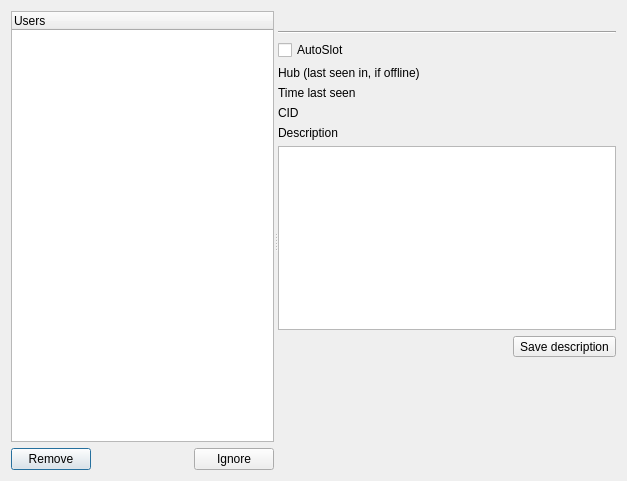
<ui version="4.0" >
 <class>mdi_FavUsers</class>
 <widget class="QDialog" name="mdi_FavUsers" >
  <property name="geometry" >
   <rect>
    <x>0</x>
    <y>0</y>
    <width>627</width>
    <height>481</height>
   </rect>
  </property>
  <property name="sizePolicy" >
   <sizepolicy vsizetype="Preferred" hsizetype="Preferred" >
    <horstretch>0</horstretch>
    <verstretch>0</verstretch>
   </sizepolicy>
  </property>
  <property name="windowTitle" >
   <string>Favorite Users</string>
  </property>
  <layout class="QGridLayout" >
   <item row="0" column="0" >
    <widget class="QSplitter" name="splitter" >
     <property name="orientation" >
      <enum>Qt::Horizontal</enum>
     </property>
     <widget class="QWidget" name="layoutWidget" >
      <layout class="QVBoxLayout" >
       <item>
        <widget class="QDLTreeWidget" name="list" >
         <property name="selectionMode" >
          <enum>QAbstractItemView::ExtendedSelection</enum>
         </property>
         <property name="rootIsDecorated" >
          <bool>false</bool>
         </property>
         <column>
          <property name="text" >
           <string>Users</string>
          </property>
         </column>
        </widget>
       </item>
       <item>
        <layout class="QHBoxLayout" >
         <item>
          <widget class="QPushButton" name="btn_Delete" >
           <property name="text" >
            <string>Remove</string>
           </property>
          </widget>
         </item>
         <item>
          <spacer>
           <property name="orientation" >
            <enum>Qt::Horizontal</enum>
           </property>
           <property name="sizeHint" >
            <size>
             <width>40</width>
             <height>20</height>
            </size>
           </property>
          </spacer>
         </item>
         <item>
          <widget class="QPushButton" name="btn_Ignore" >
           <property name="text" >
            <string>Ignore</string>
           </property>
          </widget>
         </item>
        </layout>
       </item>
      </layout>
     </widget>
     <widget class="QWidget" name="layoutWidget768" >
      <layout class="QVBoxLayout" >
       <item>
        <widget class="QLabel" name="currentLabel" >
         <property name="text" >
          <string/>
         </property>
        </widget>
       </item>
       <item>
        <widget class="Line" name="line" >
         <property name="orientation" >
          <enum>Qt::Horizontal</enum>
         </property>
        </widget>
       </item>
       <item>
        <layout class="QVBoxLayout" >
         <item>
          <widget class="QCheckBox" name="cb_AutoSlot" >
           <property name="text" >
            <string>AutoSlot</string>
           </property>
          </widget>
         </item>
         <item>
          <layout class="QHBoxLayout" >
           <item>
            <widget class="QLabel" name="label_2" >
             <property name="minimumSize" >
              <size>
               <width>150</width>
               <height>0</height>
              </size>
             </property>
             <property name="text" >
              <string>Hub (last seen in, if offline)</string>
             </property>
            </widget>
           </item>
           <item>
            <widget class="QLabel" name="lbl_Hub" >
             <property name="sizePolicy" >
              <sizepolicy vsizetype="Preferred" hsizetype="Expanding" >
               <horstretch>0</horstretch>
               <verstretch>0</verstretch>
              </sizepolicy>
             </property>
             <property name="text" >
              <string/>
             </property>
            </widget>
           </item>
          </layout>
         </item>
         <item>
          <layout class="QHBoxLayout" >
           <item>
            <widget class="QLabel" name="label_5" >
             <property name="minimumSize" >
              <size>
               <width>150</width>
               <height>0</height>
              </size>
             </property>
             <property name="text" >
              <string>Time last seen</string>
             </property>
            </widget>
           </item>
           <item>
            <widget class="QLabel" name="lbl_time" >
             <property name="sizePolicy" >
              <sizepolicy vsizetype="Preferred" hsizetype="Expanding" >
               <horstretch>0</horstretch>
               <verstretch>0</verstretch>
              </sizepolicy>
             </property>
             <property name="text" >
              <string/>
             </property>
            </widget>
           </item>
          </layout>
         </item>
         <item>
          <layout class="QHBoxLayout" >
           <item>
            <widget class="QLabel" name="label_4" >
             <property name="minimumSize" >
              <size>
               <width>150</width>
               <height>0</height>
              </size>
             </property>
             <property name="text" >
              <string>CID</string>
             </property>
            </widget>
           </item>
           <item>
            <widget class="QLabel" name="lbl_CID" >
             <property name="sizePolicy" >
              <sizepolicy vsizetype="Preferred" hsizetype="Expanding" >
               <horstretch>0</horstretch>
               <verstretch>0</verstretch>
              </sizepolicy>
             </property>
             <property name="text" >
              <string/>
             </property>
            </widget>
           </item>
          </layout>
         </item>
        </layout>
       </item>
       <item>
        <widget class="QLabel" name="label_6" >
         <property name="minimumSize" >
          <size>
           <width>150</width>
           <height>0</height>
          </size>
         </property>
         <property name="text" >
          <string>Description</string>
         </property>
        </widget>
       </item>
       <item>
        <widget class="QTextEdit" name="lbl_Desc" >
         <property name="acceptRichText" >
          <bool>false</bool>
         </property>
        </widget>
       </item>
       <item>
        <layout class="QHBoxLayout" >
         <item>
          <spacer>
           <property name="orientation" >
            <enum>Qt::Horizontal</enum>
           </property>
           <property name="sizeHint" >
            <size>
             <width>40</width>
             <height>20</height>
            </size>
           </property>
          </spacer>
         </item>
         <item>
          <widget class="QToolButton" name="btn_Desc" >
           <property name="text" >
            <string>Save description</string>
           </property>
          </widget>
         </item>
        </layout>
       </item>
       <item>
        <spacer>
         <property name="orientation" >
          <enum>Qt::Vertical</enum>
         </property>
         <property name="sizeHint" >
          <size>
           <width>330</width>
           <height>121</height>
          </size>
         </property>
        </spacer>
       </item>
      </layout>
     </widget>
    </widget>
   </item>
  </layout>
 </widget>
 <customwidgets>
  <customwidget>
   <class>QDLTreeWidget</class>
   <extends>QTreeWidget</extends>
   <header>../src/widgets/stil_qdltreewidget.h</header>
  </customwidget>
 </customwidgets>
 <resources/>
 <connections/>
</ui>
